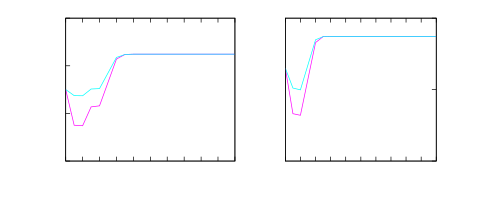

The script that saved this image:
#set terminal x11
# set output
set style line 1 lt 4 lw 2
set style line 2 lt 5 lw 2
set style line 3 lt 2 lw 2
set style line 4 lt 1 lw 2
set style line 5 lt 6 lw 1
set size 1,0.6
set origin 0,0
set multiplot
set size 0.525,0.6
set origin 0,0
set ytics nomirror
set xtics 2
set ytics 10
set ylabel "Retailer-Inventory"
set xlabel "Time"
set key at first 7, first 35
set key horizontal samplen 2
#unset key
plot "CL4.dat" u 1:2 w l ls 1  notitle, \
"" u 1:3 w l ls 2 notitle
set size 0.525, 0.6
set origin 0.525,0
unset ylabel
unset ytics
set key horizontal samplen 2
set key at first 7, second 14
set xtics 2
set y2tics nomirror
set y2label "Manufacturer"
set y2tics 10
set xlabel "Time"
plot "CL4.dat" u 4:5 w l ls 1 axis x1y2 notitle,\
"" u 4:6 w l ls 2 axis x1y2  notitle
